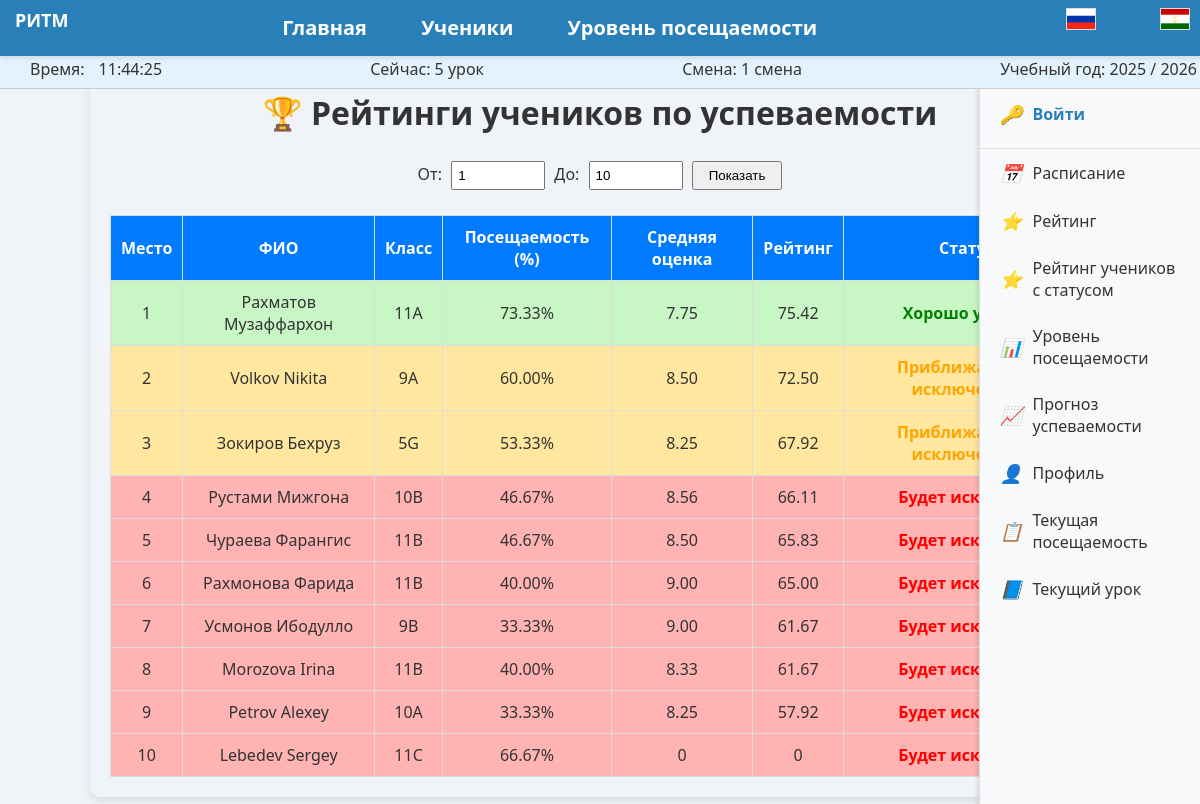
Page /face/rating_students2.php on the committed database.
### tables this page shows
CREATE TABLE `users` (
  `id` int(11) NOT NULL,
  `surname` varchar(50) NOT NULL,
  `name` varchar(50) NOT NULL,
  `patronymic` varchar(50) DEFAULT NULL,
  `gender` varchar(10) NOT NULL,
  `birth` date NOT NULL,
  `grade` int(11) NOT NULL,
  `class` varchar(10) NOT NULL,
  `address` varchar(100) DEFAULT NULL,
  `phone` varchar(100) DEFAULT NULL,
  PRIMARY KEY (`id`)
);

### face/rating_students2.php (the view, shortened to what this page needs)
    <?php
$host = "localhost";
$user = "root";
$pass = "root";
$db   = "face_recognition";
$conn = new mysqli($host, $user, $pass, $db);
if(!isset($_POST['ot'])){
    $sql = "
       WITH ranked AS (
        SELECT
            u.id,
            u.surname,
            u.name,
            u.grade,
            u.class,
            ROUND(SUM(v.visit = 'visited') / COUNT(v.visit) * 100, 2) AS attendance,
            ROUND(AVG(g.grade_value), 2) AS avg_grade,
            ROUND( ( (SUM(v.visit = 'visited') / COUNT(v.visit) * 100) + (AVG(g.grade_value) * 10) ) / 2, 2) AS rating,
            ROW_NUMBER() OVER (ORDER BY ((SUM(v.visit = 'visited') / COUNT(v.visit) * 100) + (AVG(g.grade_value) * 10)) / 2 DESC) AS rank_num
        FROM users u
        LEFT JOIN visits v ON u.id = v.user_id
        LEFT JOIN grades g ON u.id = g.user_id
        GROUP BY u.id
    )
    SELECT *
    FROM ranked
    WHERE rank_num BETWEEN 1 AND 10
    ORDER BY rank_num;
    ";
}
$result = $conn->query($sql);
?>
<!DOCTYPE html>
<html lang="ru">
<head>
</head>
<body>
    <?php require_once("pages/header.php");?>
   <?php require_once("pages/sidebar.php");?>
  <h1>🏆 Рейтинги учеников по успеваемости</h1>
  <form action="rating_students2.php" method="POST">
    <span>От:</span>
    <input type="number" name="ot" value="<?= !empty($_POST['ot']) ? $_POST['ot'] : 1 ?>">
    <span>До:</span>
    <input type="number" name="do" value="<?= !empty($_POST['do']) ? $_POST['do'] : 10 ?>">
    <input type="submit" value="Показать">
  </form>
  <table>
    <tr>
      <th>Место</th>
      <th>ФИО</th>
      <th>Класс</th>
      <th>Посещаемость (%)</th>
      <th>Средняя оценка</th>
      <th>Рейтинг</th>
      <th>Статус</th>
    </tr>
    <?php
    if ($result && $result->num_rows > 0) {
        while($row = $result->fetch_assoc()) {
            $rank = $row['rank_num'];
            $fio = $row["surname"]." ".$row["name"];
            $class = $row["grade"].$row["class"];
            $attendance = $row["attendance"] ?? 0;
            $avg_grade = $row["avg_grade"] ?? 0;
            $rating = $row["rating"] ?? 0;
            if ($rating < 20 || $attendance < 50) {
                $status = "<span style='color:red;font-weight:bold'>Будет исключён</span>";
                $row_class = "bad";
            } elseif ($rating < 40 || $attendance < 70) {
                $status = "<span style='color:orange;font-weight:bold'>Приближается к исключению</span>";
                $row_class = "warn";
            } else {
                $status = "<span style='color:green;font-weight:bold'>Хорошо учится</span>";
                $row_class = "good";
            }
            echo "<tr class='$row_class'>
                    <td>$rank</td>
                    <td>$fio</td>
                    <td>$class</td>
                    <td>$attendance%</td>
                    <td>$avg_grade</td>
                    <td>$rating</td>
                    <td>$status</td>
                  </tr>";
        }
    } else {
        echo "<tr><td colspan='7'>Нет данных</td></tr>";
    }
    ?>
  </table>
</body>
</html>

### face/rating_students2.php (style rules this page uses)
body { font-family: Arial, sans-serif; background: #f9f9f9; padding: 20px; }
h1 { text-align: center; color: #333; }
form { text-align: center; margin-bottom: 20px; }
input[type=number] { padding: 5px; margin: 5px; width: 80px; }
input[type=submit] { padding: 5px 15px; }
table { width: 100%; border-collapse: collapse; margin-top: 20px; background: white; }
th, td { border: 1px solid #ddd; padding: 10px; text-align: center; }
th { background: #007BFF; color: white; }
.good { background-color: #c8f7c5; }
.warn { background-color: #ffe7a0; }
.bad { background-color: #ffb3b3; }

### face/pages/header.php (style rules this page uses)
body { font-family: 'Segoe UI', Tahoma, Geneva, Verdana, sans-serif; max-width: 1000px; margin: 90px; margin-top:50px; padding: 20px; background: #f0f4f8; color: #333; box-shadow: 0 4px 10px rgba(0,0,0,0.1); border-radius: 10px; }

### rows in the picture
users: rank "1", fio "Рахматов Музаффархон", class "11A", attendance "73.33", avg_grade "7.75", rating "75.42", shows "Хорошо учится"
users: rank "2", fio "Volkov Nikita", class "9A", attendance "60.00", avg_grade "8.50", rating "72.50", shows "Приближается к исключению"
users: rank "3", fio "Зокиров Бехруз", class "5G", attendance "53.33", avg_grade "8.25", rating "67.92", shows "Приближается к исключению"
users: rank "4", fio "Рустами Мижгона", class "10B", attendance "46.67", avg_grade "8.56", rating "66.11", shows "Будет исключён"
users: rank "5", fio "Чураева Фарангис", class "11B", attendance "46.67", avg_grade "8.50", rating "65.83", shows "Будет исключён"
users: rank "6", fio "Рахмонова Фарида", class "11B", attendance "40.00", avg_grade "9.00", rating "65.00", shows "Будет исключён"
users: rank "7", fio "Усмонов Ибодулло", class "9B", attendance "33.33", avg_grade "9.00", rating "61.67", shows "Будет исключён"
users: rank "8", fio "Morozova Irina", class "11B", attendance "40.00", avg_grade "8.33", rating "61.67", shows "Будет исключён"
users: rank "9", fio "Petrov Alexey", class "10A", attendance "33.33", avg_grade "8.25", rating "57.92", shows "Будет исключён"
users: rank "10", fio "Lebedev Sergey", class "11C", attendance "66.67", avg_grade "0", rating "0", shows "Будет исключён"

### other values in the picture
$texts[$lang]['title'] "РИТМ"
$texts[$lang]['home'] "Главная"
$texts[$lang]['students'] "Ученики"
$texts[$lang]['stats'] "Уровень посещаемости"
$texts[$lang]['time'] "Время"
$texts[$lang]['now'] "Сейчас"
$current "5 урок"
$texts[$lang]['shift'] "Смена"
$shift "1 смена"
$texts[$lang]['year'] "Учебный год"
$school_year "2025 / 2026"
$texts[$lang]['login'] "Войти"
$texts[$lang]['menu_schedule'] "Расписание"
$texts[$lang]['menu_rating'] "Рейтинг"
$texts[$lang]['menu_rating_status'] "Рейтинг учеников с статусом"
